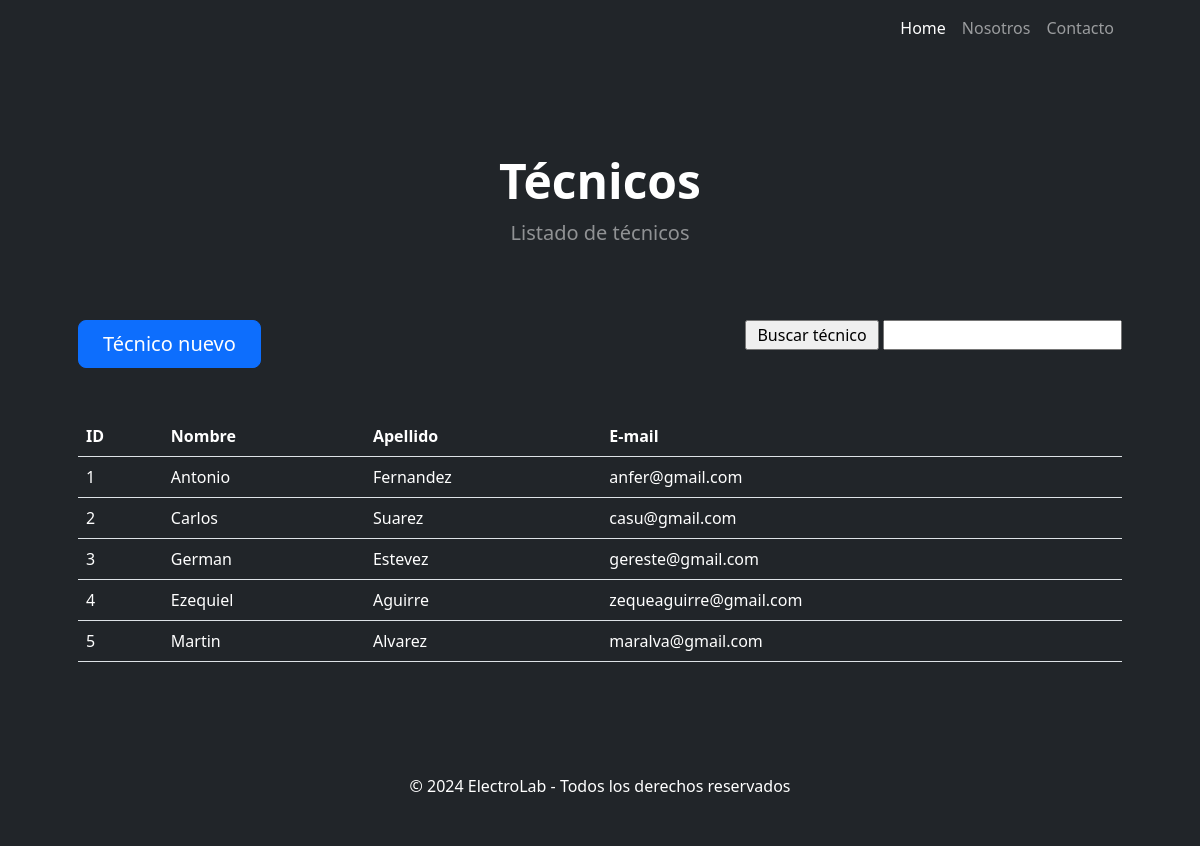
Before: /AppSitio/tecnicos/ with the older database file.
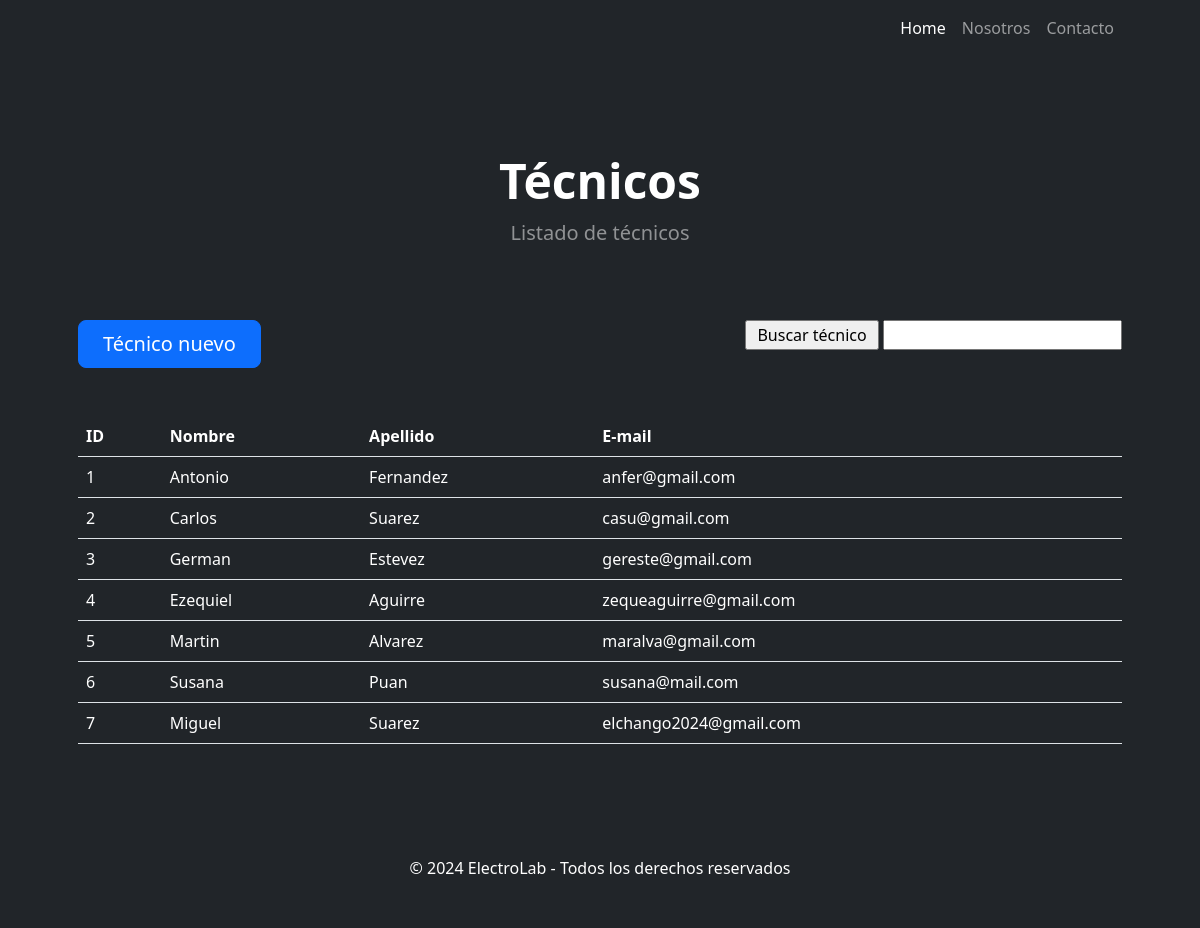
After: the same page with the newer database file.
### AppSitio/models.py (models this page shows, shortened)
class Tecnico(models.Model):
    nombre = models.CharField(max_length=50)
    apellido = models.CharField(max_length=50)
    email = models.EmailField()

### AppSitio/views.py (the view)
# urls.py: path('tecnicos/', tecnicos, name = "tecnicos"),
def tecnicos(request):
    contexto = {'tecnicos': Tecnico.objects.all()}
    return render(request, "AppSitio/tecnicos.html", contexto)

### AppSitio/templates/AppSitio/tecnicos.html (shortened to what this page needs)
{% extends "AppSitio/home.html" %}
{% block principal %}
<h1 class="display-5 fw-bolder text-white mb-2">Técnicos</h1>
<p class="lead text-white-50 mb-4">Listado de técnicos</p>
{% endblock principal %}
{% block agregar %}
<div style="display: flex; justify-content: space-between;">
    <a class="btn btn-primary btn-lg px-4 me-sm-3" href="{% url 'tecnicoForm' %}">Técnico nuevo</a>
    <form action="{% url 'buscarTecnicos' %}" method="get">
        <input type="submit" value=" Buscar técnico ">
        <input type="text" name="buscar" id="buscar" required>
    </form>
</div>
<br>
<br>
    <table class="table text-white">
        <thead>
            <tr>
                <th>ID</th>
                <th>Nombre</th>
                <th>Apellido</th>
                <th>E-mail</th>
            </tr>
        </thead>
        <tbody>
    {% for tec in tecnicos %}
            <tr>
                <td>{{ tec.id }}</td>
                <td>{{ tec.nombre }}</td>
                <td>{{ tec.apellido }}</td>
                <td>{{ tec.email }}</td>
            </tr>
    {% endfor %}
        </tbody>
    </table>
{% endblock agregar %}

### AppSitio/templates/AppSitio/home.html (shortened to what this page needs)
<!DOCTYPE html>
<html lang="en">
    <head>
        {% load static %}
        <link href="https://cdn.jsdelivr.net/npm/bootstrap-icons@1.4.1/font/bootstrap-icons.css" rel="stylesheet" />
        <link href="{% static 'css/styles.css' %}" rel="stylesheet" />
    </head>
    <body>
        <nav class="navbar navbar-expand-lg navbar-dark bg-dark">
            <div class="container px-5">
                <div class="collapse navbar-collapse" id="navbarSupportedContent">
                    <ul class="navbar-nav ms-auto mb-2 mb-lg-0">
                        <li class="nav-item"><a class="nav-link active" aria-current="page" href="{% url 'home' %}">Home</a></li>
                        <li class="nav-item"><a class="nav-link" href="{% url 'nosotros' %}">Nosotros</a></li>
                        <li class="nav-item"><a class="nav-link" href="{% url 'contacto' %}">Contacto</a></li>
                    </ul>
                </div>
            </div>
        </nav>
        <header class="bg-dark py-5">
            <div class="container px-5">
                <div class="row gx-5 justify-content-center">
                    <div class="col-lg-6">
                        <div class="text-center my-5">
                            {% block principal %}{% endblock principal %}
                        </div>
                    </div>
                </div>
                {% block agregar %}
                {% endblock agregar %}
            </div>
        </header>
        <footer class="py-5 bg-dark">
            <div class="container px-5"><p class="m-0 text-center text-white">&copy; 2024 ElectroLab - Todos los derechos reservados</p></div>
        </footer>
    </body>
</html>

Changed rows visible on the page:
added Tecnico: id "6", nombre "Susana", apellido "Puan", email "susana@mail.com"
added Tecnico: id "7", nombre "Miguel", apellido "Suarez", email "elchango2024@gmail.com"
